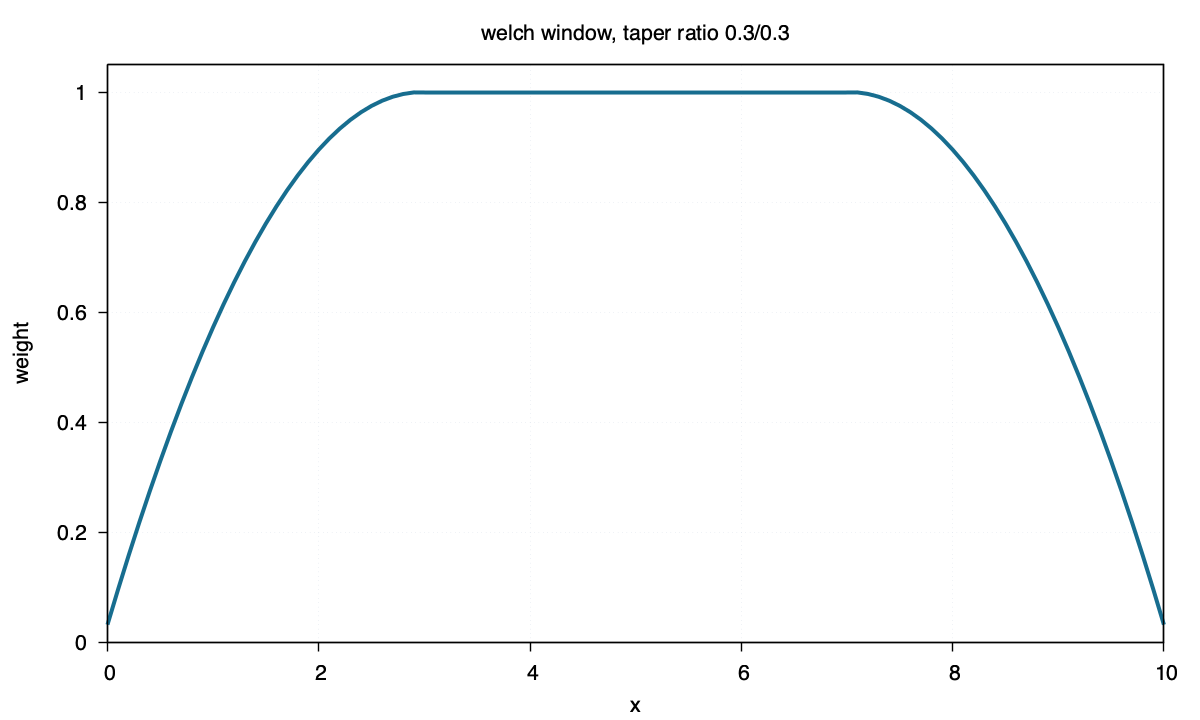

The script that saved this image:
set terminal pngcairo size 1200,720 enhanced font "Helvetica,16"
set output "welch.png"
set title "welch window, taper ratio 0.3/0.3"
set xlabel "x"
set ylabel "weight"
set xrange [0:10]
set yrange [0:1.05]
set border lw 1.4
set tics out nomirror
set grid lw 1 lc rgb "#d8dee9"
set key off
plot "welch.txt" using 1:2 with lines lw 4 lc rgb "#176d8f"
